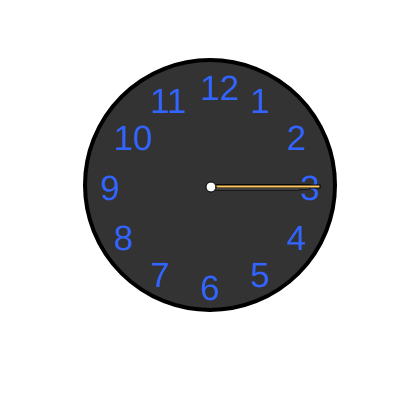
Frame 1 (no input)
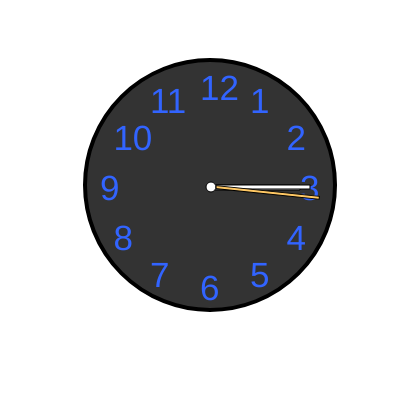
Frame 60 (no input)
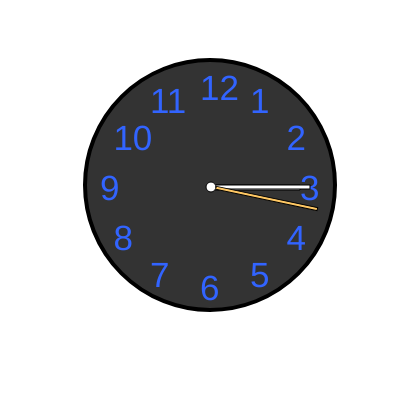
Frame 120 (the mouse pressed at the canvas centre since frame 60)

The p5.js sketch that drew these frames (run headless with seeded random() and noise() and a simulated clock; from frame 60 on, the mouse is pressed at the canvas centre):

// p5.js sketch
// ── sketch.js
var num=[],x=[],y=[],stri=[];
var done;
function setup(){
    createCanvas(400,400);
    angleMode(DEGREES);
    done=true;
    num=[3,4,5,6,7,8,9,10,11,12,1,2];
    for(var i=0;i<12;i++){
        stri[i]=num[i].toString();
    }
    displayHours();
} 
function displayHours(){
    var index=0;
     for(var a=0;a<360;a+=30){
        var r=100;
        var s=stri[index];
        stri[index]=s;
        x[index]=r*cos(a);
        y[index]=r*sin(a);
        fill(50,100,255);
        textSize(50);
        text(s,x,y);
        index++;     
      } 
}
var degree=1/60;
function draw(){
   background(255);
   push();
   translate(width/2+10,height/2-15);
   fill(51);
   ellipse(0,0,250);
   pop();
 
   push();
   translate(width/2,height/2);
        for(var i=0;i<num.length;i++){
            fill(50,100,255);
            textSize(35);
            text(stri[i],x[i],y[i]); 
        
    }
   pop();
    push();
    translate(width/2+10,height/2-15);
    rotate(degree/(360*360));
    fill(255);
    rect(0,0,90,5);
    pop();
    push();
    translate(width/2+10,height/2-15);
    rotate(degree/360);
    fill(255);
    rect(0,0,100,4);
    
    noFill();
    stroke(0);
    strokeWeight(4);
    ellipse(0,0,250);
   
    pop();
    
       
    //the seconds arrow//rectMode(CENTER);
    push();
    translate(width/2+10,height/2-15);
    rotate(degree);
    fill(255,200,100);
    rect(0,0,110,3);
    
    pop();
    push();
    translate(width/2+10,height/2-15);
    fill(255);
    ellipse(1,2,10);
    pop();
    
    
    
    degree+=6/60;
    
}
